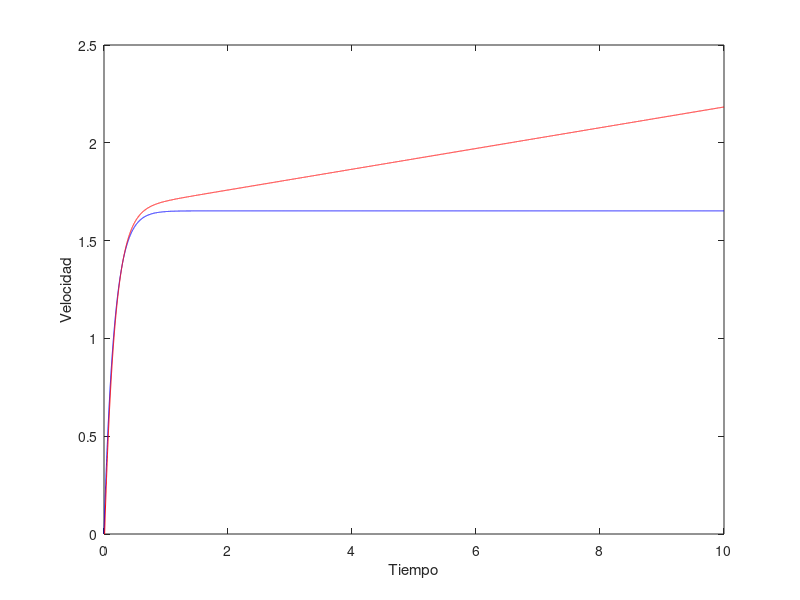

MATLAB code for this plot: (Note: this script raises an error after producing the figure.)
clear all
clc

%ecuacion del movimiento de la boya es:


%Obtener la velocidad instantánea de la boya aplicando el método de Euler entre los instantes de
%tiempo ti=0 y tf=10 segundos. Suponemos que la boya parte del reposo en el instante inicial.
%Comprobar gráficamente que la velocidad tiende asintóticamente a una velocidad límite, cuya
%magnitud es k/alfa.

%tenemos los datos
r=0.1;
m_lu=10;%magnitud lu
densidad=760;
volumen = 4/3*pi*r^3;
%masa de la boya
masa= densidad*volumen;
P_fluido = 1.4; %densidad del fluido
gravedad = 9.8;
alfa = 6*pi*r*m_lu;
h = 0.01;
k = masa*gravedad-volumen*P_fluido*gravedad; %fuerza de flotabilidad
t = zeros(1,1001);
v = zeros(1,1001);
tiempo = t(1)
velocidad = v(1)
%ejecutamos el metodo recursivo de Euler
for n=2:1:1001
    t(n)=t(n-1)+h; %x_n
    t1 = linspace(t(n-1),t(n),20);
    v(n)=v(n-1)+h*(k-(alfa*v(n-1)))/masa; %y_n, viene de m*dv/dt=k-alfa*v
    v1 = linspace(v(n-1),v(n),20);
    tiempo = t(n-1)
    velocidad = v(n-1)
    plot(t1,v1,'b')
    hold on
end
tiempo = t(1001)
velocidad = v(1001)

%Obtener analíticamente la ecuación de la velocidad como función del tiempo, verificando que el
%módulo de la velocidad límite tiende a k/alfa. Comparar gráficamente con la aproximación numérica
%anterior. Estudiar el error cometido.
%Apartado B
t_B = zeros(1,1001);
v_B = zeros(1,1001);
tiempo_B = t_B(1);
velocidad_B = v_B(1);
for k=2:1:1001
    t_B(k)=t(k-1)+h;%x_n
    t2 = linspace(t_B(k-1),t_B(k),20);
    v_B(k)=v(k-1)+h*(k/alfa*(1-(1/k)*exp((-1)*alfa*masa*t_B(k))));%y_n, resolviendo la ecuacion diferencial m*dv/dt=k-alfa*v
    v2 = linspace(v_B(k-1),v_B(k),20);
    plot(t2,v2,'r')
    hold on
end
xlabel('Tiempo')
ylabel('Velocidad')
gtext('se puede ver que el error incrementa apartir de t=1, hasta alcanzar un error maximo de 0.5')

